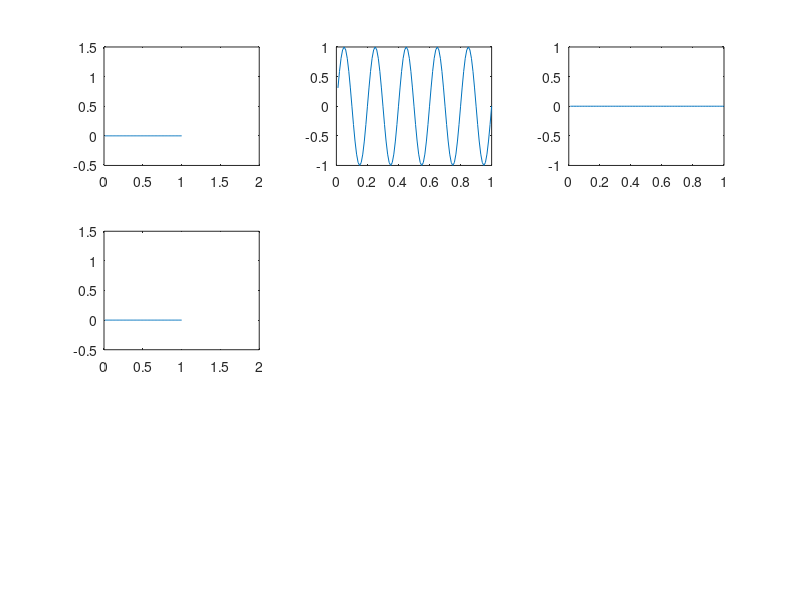
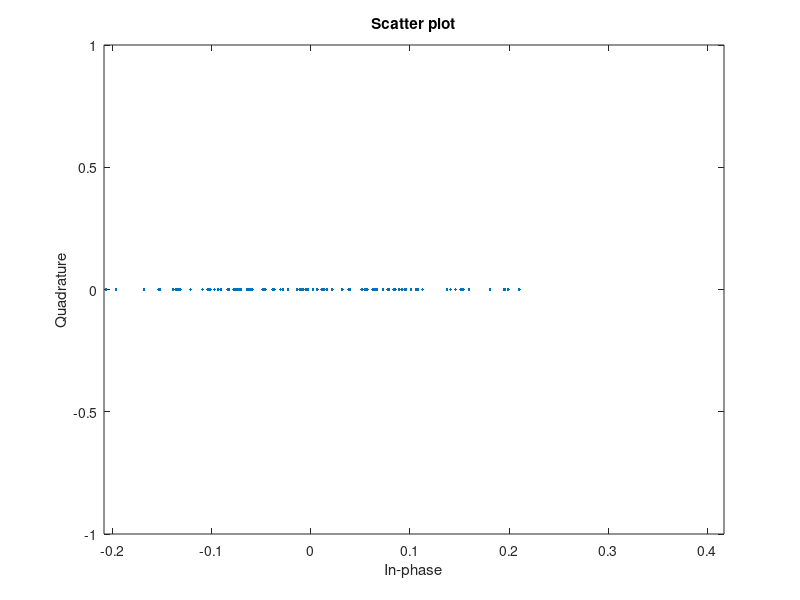

The MATLAB source for these figures, in order:
clc; close all; clear all;
dm=input('Enter digital message sequence: ');
fc=input('Enter carrier frequency: ');
n=length(dm);
m=[];
for i=1:1:length(dm) 
    if dm(i)==1;
       apd=ones(1,100);
    else dm(i)==0;
        apd=zeros(1,100);
    end
     m=[m apd];
end
t=[0.01:0.01:length(dm)];
c=sin(2*pi*fc*t);
askm=m.*c;
askdm=askm./c;
subplot(3,3,1)
plot(t,m)
axis([0 length(dm)+1 -.5 1.5])
subplot(3,3,2)
plot(t,c)
subplot(3,3,3)
plot(t,askm)
subplot(3,3,4)
plot(t,askdm)
axis([0 length(dm)+1 -.5 1.5])
conste=awgn(askm,20);
scatterplot(conste)